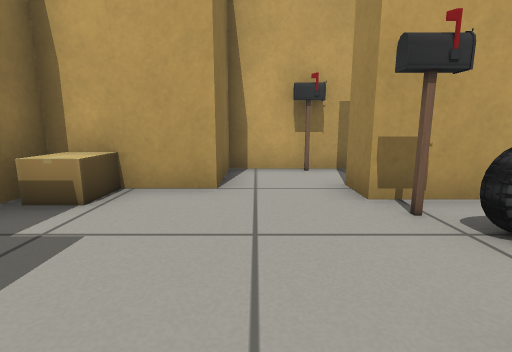
view 1 (above)

16 first-person views from a walk through a Gazebo world. The camera is 0.5 m above the floor, tilts 10° down and sees 85° across. The floor is counted in squares, 0.5 m on a side. Each view is taken from the middle of a square. On the plan, view 1 faces up. The plan holds only what a view shows up to about 11 squares ahead; the rest is blank. Robots are left out.

view 2
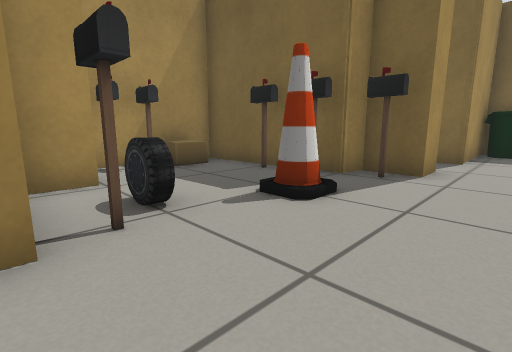

view 3
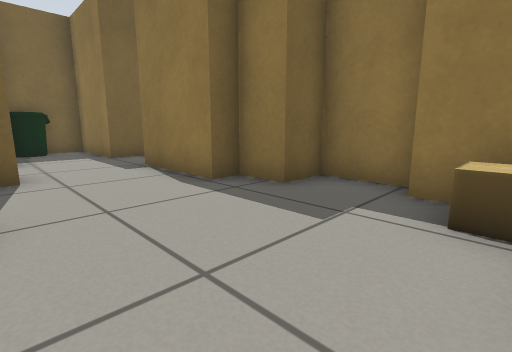

view 4
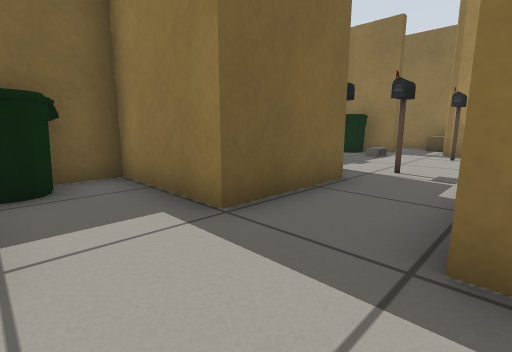

view 5
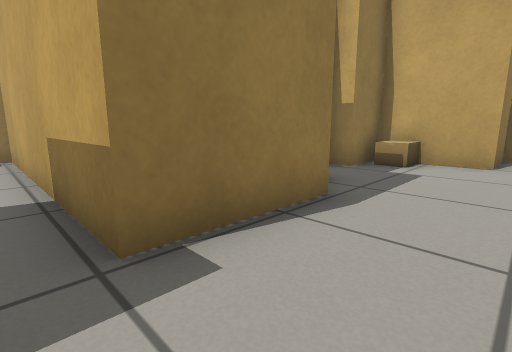

view 6
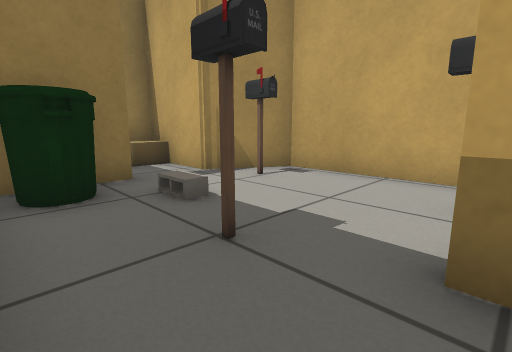

view 7
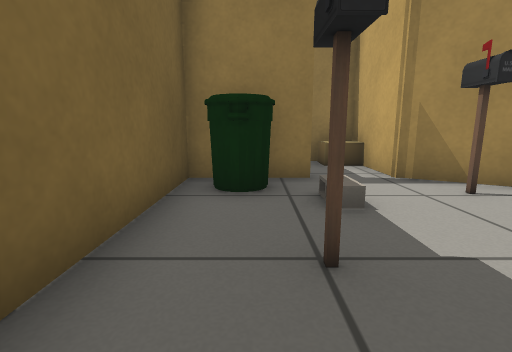

view 8
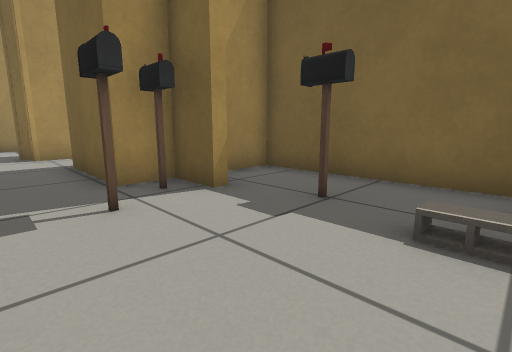

view 9
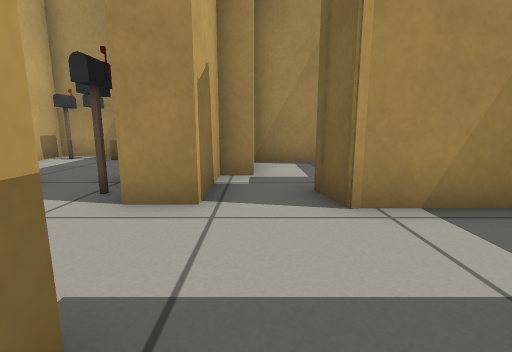

view 10
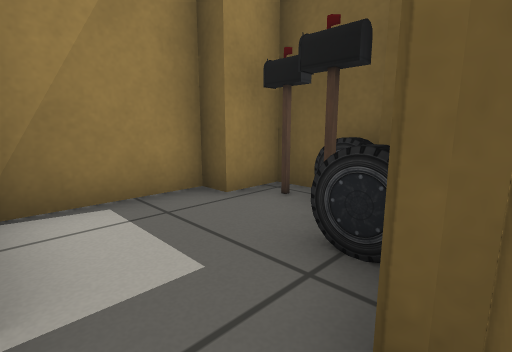

view 11
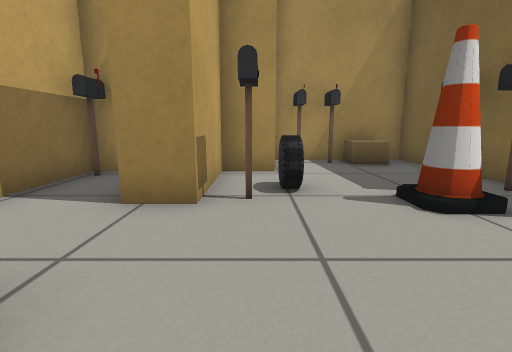

view 12
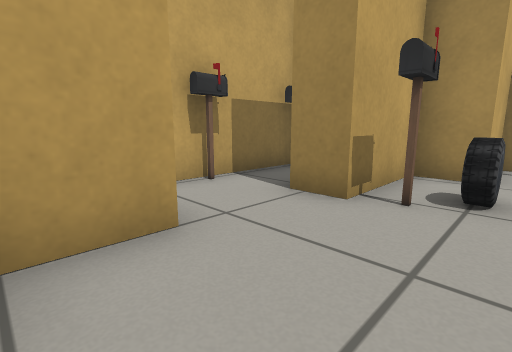

view 13
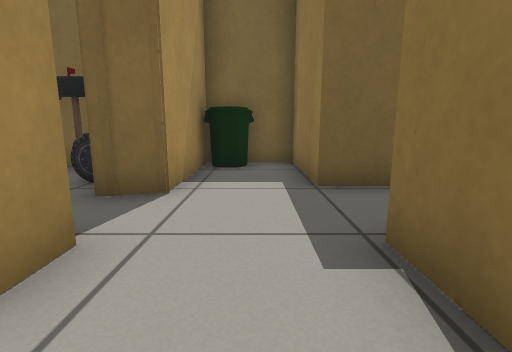

view 14
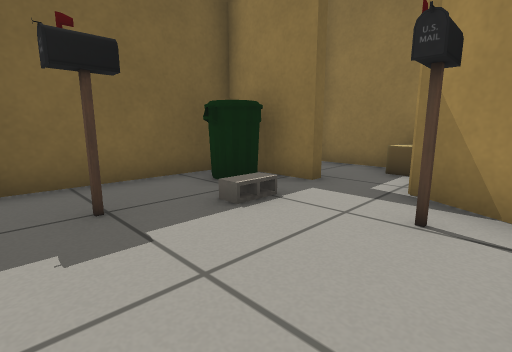

view 15
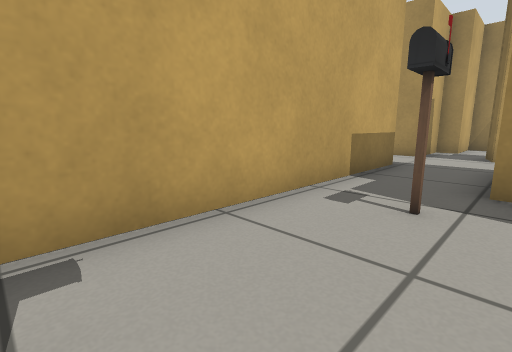

view 16
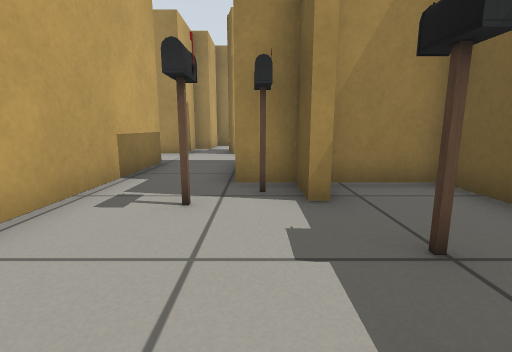

### Floor plan
Ten units are one square. View 1 is at (0, 0); x grows to the right and y downward. Boxes are objects, and circles mark ways between rooms. Rooms are numbered by the first view taken in them; rooms with no view inside come last. Other rooms are left out.
<svg viewBox="-150 -55 220 153">
<path fill="none" stroke="#000" d="M14 23 18 23 19 16 65 13 65 -26 43 -26 43 -38 16 -38 16 -49M5 33 5 24M-6 -45 -33 -45 -33 -28 -40 -28 -40 -9 -28 -9 -28 3 -21 3 -21 33 -65 33M-50 56 -21 56 -21 88 4 88 4 52M-114 69 -114 93 -50 93 -50 72M-63 71 -63 67 -50 67 -50 56M-65 33 -104 33 -115 52 -141 52 -141 85M49 67 49 40 27 40 27 33 5 33M4 52 14 49M25 79 43 79"/>
<rect x="-35" y="-45" width="20" height="10" fill="#bbb"><title>cardboard box</title></rect>
<rect x="-15" y="75" width="20" height="10" fill="#bbb"><title>bin</title></rect>
<rect x="5" y="15" width="10" height="10" fill="#bbb"><title>postbox</title></rect>
<rect x="15" y="5" width="10" height="10" fill="#bbb"><title>postbox</title></rect>
<rect x="15" y="-15" width="10" height="20" fill="#bbb"><title>cone</title></rect>
<rect x="15" y="-35" width="10" height="10" fill="#bbb"><title>postbox</title></rect>
<rect x="25" y="-35" width="10" height="10" fill="#bbb"><title>car</title></rect>
<rect x="35" y="5" width="10" height="10" fill="#bbb"><title>postbox</title></rect>
<rect x="55" y="-5" width="10" height="10" fill="#bbb"><title>cardboard box</title></rect>
<rect x="55" y="-15" width="10" height="10" fill="#bbb"><title>postbox</title></rect>
<rect x="55" y="-25" width="10" height="10" fill="#bbb"><title>postbox</title></rect>
<rect x="-145" y="55" width="20" height="10" fill="#bbb"><title>cardboard box</title></rect>
<rect x="-115" y="75" width="20" height="10" fill="#bbb"><title>bin</title></rect>
<rect x="-105" y="65" width="10" height="10" fill="#bbb"><title>cinder block</title></rect>
<rect x="-105" y="45" width="10" height="10" fill="#bbb"><title>postbox</title></rect>
<rect x="-85" y="65" width="10" height="10" fill="#bbb"><title>postbox</title></rect>
<rect x="-75" y="45" width="20" height="10" fill="#bbb"><title>postbox</title></rect>
<rect x="-65" y="55" width="10" height="10" fill="#bbb"><title>postbox</title></rect>
<rect x="15" y="55" width="10" height="10" fill="#bbb"><title>car</title></rect>
<rect x="25" y="65" width="10" height="10" fill="#bbb"><title>car</title></rect>
<rect x="25" y="55" width="10" height="10" fill="#bbb"><title>postbox</title></rect>
<rect x="35" y="65" width="10" height="10" fill="#bbb"><title>postbox</title></rect>
<circle cx="-55" cy="45" r="3" fill="#2a7"/>
<circle cx="10" cy="40" r="3" fill="#2a7"/>
<text x="0" y="10">1</text>
<text x="-90" y="70">2</text>
<text x="30" y="50">3</text>
</svg>
Room 1 opens to room 2. Room 1 opens to room 3.

Where each view was taken, in squares from view 1:
view 1: 0 up, 0 right, facing up
view 2: 4 up, 1 left, facing down-right
view 3: 4 up, 1 right, facing down-left
view 4: 3 down, 0 right, facing down-left
view 5: 4 down, 0 right, facing up-left
view 6: 9 down, 6 left, facing up-left
view 7: 8 down, 6 left, facing left
view 8: 4 down, 10 left, facing down-right
view 9: 4 down, 3 left, facing right
view 10: 4 down, 1 right, facing down-right
view 11: 3 up, 2 left, facing right
view 12: 2 up, 2 left, facing up-right
view 13: 1 down, 1 left, facing down
view 14: 4 down, 7 left, facing down-left
view 15: 6 down, 10 left, facing up-right
view 16: 6 down, 10 left, facing right
